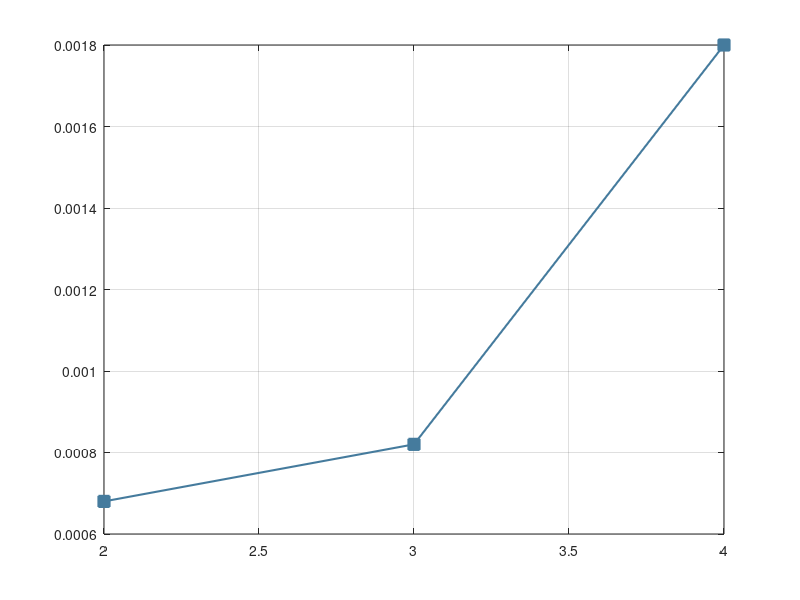

This chart was generated by the following MATLAB code: (Note: this script raises an error after producing the figure.)
clc;
clear;
close all;
addpath(genpath(pwd));
rng(1993); % For repeatable results

original = [6.8e-4;8.2e-4;1.8e-3];
    
reproduction_fourTags = [0,0.00694444444444444,0,0.0138888888888889];
reproduction_threeTags = [0,0,0.00250836120401338];
reproduction_twoTags = [0,0.000892857142857143];

reproduction = [mean(reproduction_twoTags);mean(reproduction_threeTags);mean(reproduction_fourTags)];

%% plot
vals_BER = [original,reproduction];
vals_BER(vals_BER<1e-4) = 1e-4;

colors = {[69/255 123/255 157/255],[202/255 55/255 83/255],[128/255 128/255 128/255],[153 153 204]./255,[132/255 165/255 157/255],[229,152,155]/255,[247,237,226]/255,[246,189,96]/255};
lineStyles = {'-','--','-.',':'};
lineMarker = {'square','o','^','pentagram','diamond','*','h','o','+','x'};
markersize = 8;
linewidth = 1.5;

x =2:1:4;

%%%** plot BER **%%%
figure(1)
plot(x,vals_BER(:,1),'Marker',lineMarker{1},'MarkerSize',markersize,'LineWidth',linewidth,'color',colors{1},'MarkerFaceColor',colors{1});
grid on
set(gcf,'unit','centimeters','position',[3 5 10 6]);
ax = gca;
ax.FontSize = 12;
ax.FontName = 'Times New Roman';
ax.YLim = [1e-4 1e0];
ax.YScale = 'log';
ax.XTick = 1:4;
ax.XTickLabel = {'1','2','3','4'};
ylabel('BER','FontSize',14,'FontName','Times New Roman');
xlabel('Number of concurrent tags','FontSize',14,'FontName','Times New Roman');
hold on
plot(x,vals_BER(:,2),'Marker',lineMarker{2},'MarkerSize',markersize,'LineWidth',linewidth,'color',colors{2},'MarkerFaceColor',colors{2});
legend('Published result','Reproduced result','FontSize',10.5,'FontName','Times New Roman','Location','best','NumColumns',1,'Interpreter','latex');
